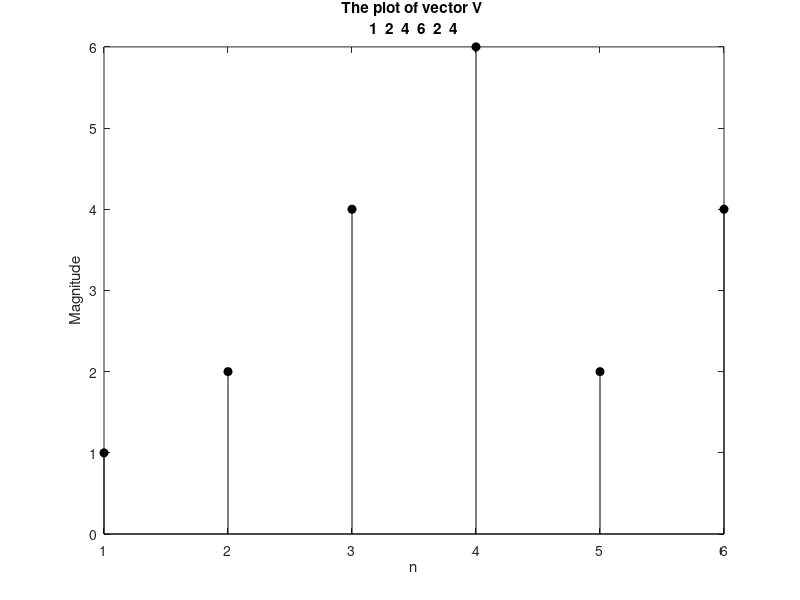

Write the MATLAB code that produced this figure.
%Some Basic MATLAB commands
clc ;
clear;
V = [1 2 4 6 2 4];
A=4+3*i;
display(['The Magnitude of A ',num2str(A), ' is ',num2str(abs(A)),' and the phase is ',num2str(angle(A)*180/pi)])
display(['The vector V is ',num2str(V)]);
stem(V,'black','filled');
xlabel('n')
title({'The plot of vector V ',num2str(V)})
ylabel('Magnitude')

